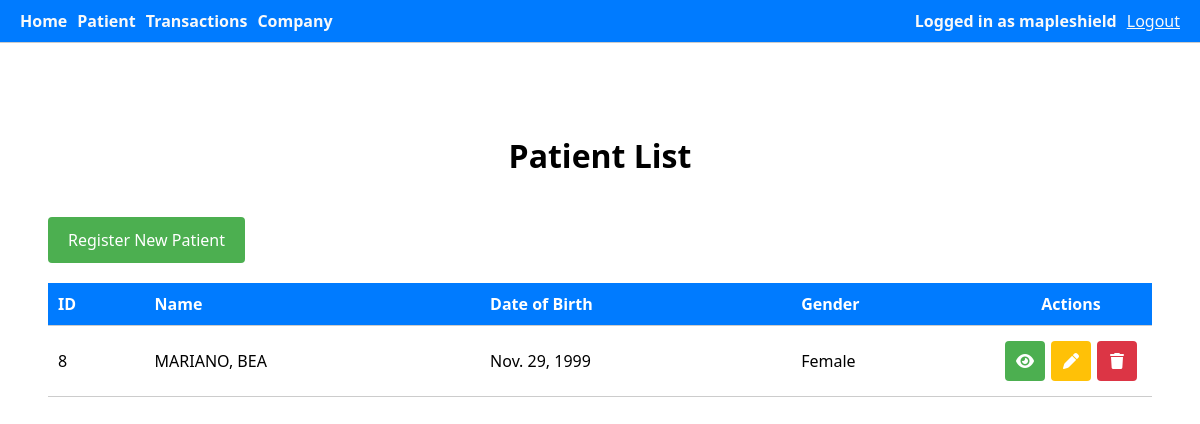
/patients/patient/list/ (signed in), run on an earlier commit of the app's database.
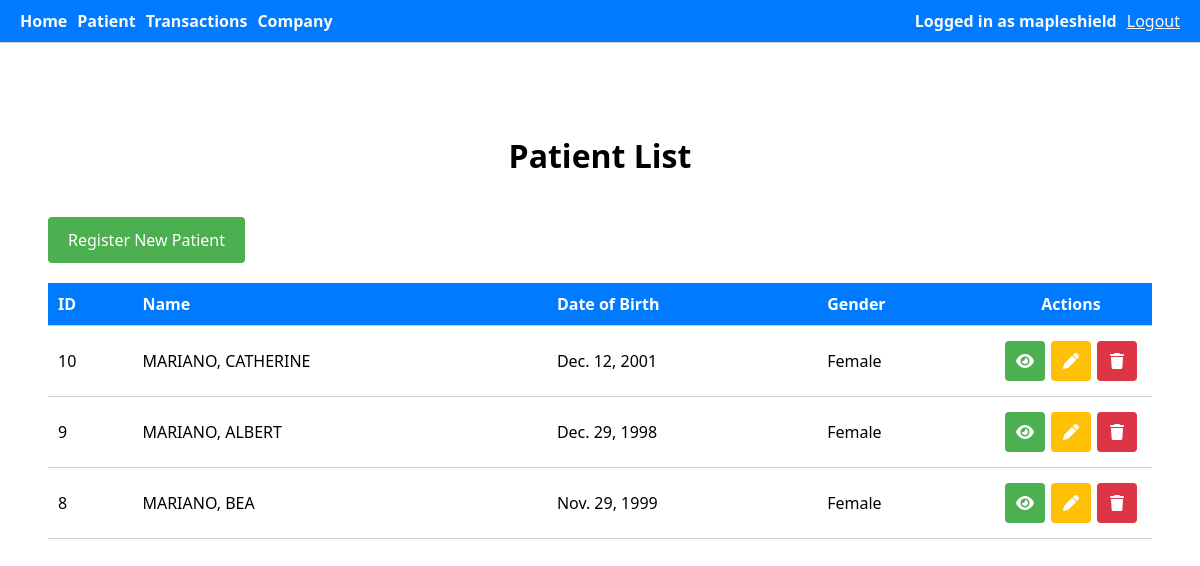
And on a later commit of the database.
### patients/models.py (models this page shows, shortened)
class Patient(models.Model):
    GENDER_CHOICES = [
        ('M', 'Male'),
        ('F', 'Female'),
        ('O', 'Other'),
    ]
    first_name = models.CharField(max_length=100)
    middle_name = models.CharField(max_length=100, default='NO_MIDDLE_NAME')
    last_name = models.CharField(max_length=100)
    gender = models.CharField(max_length=1, choices=GENDER_CHOICES)
    date_of_birth = models.DateField()
    created_at = models.DateTimeField(auto_now_add=True)
    updated_at = models.DateTimeField(auto_now=True)

### patients/views.py (the view)
# urls.py: path('patient/list/', views.PatientListView.as_view(), name='patient_list'),
@method_decorator(login_required, name='dispatch')
class PatientListView(ListView):
    model = Patient
    template_name = 'patients/patient_list.html'
    context_object_name = 'patients'
    ordering = ['-created_at']

### patients/templates/patients/patient_list.html (shortened to what this page needs)
{% extends 'base.html' %}
{% block content %}
<h1>Patient List</h1>
<div class="header" style="display: flex; align-items: center; margin-bottom: 20px;">
    <a href="{% url 'patient_new' %}" class="btn">Register New Patient</a>
</div>
{% if patients %}
<table>
    <thead>
        <tr>
            <th>ID</th>
            <th>Name</th>
            <th>Date of Birth</th>
            <th>Gender</th>
            <th colspan="3" style="text-align: center;">Actions</th>
        </tr>
    </thead>
    <tbody>
        {% for patient in patients %}
        <tr>
            <td>{{ patient.id }}</td>
            <td>{{ patient.last_name }}, {{ patient.first_name }}</td>
            <td>{{ patient.date_of_birth }}</td>
            <td>{{ patient.get_gender_display }}</td>
            <td colspan="3">
              <div class="action-group">
                <a href="{% url 'patient_detail' patient.id %}" class="btn-view btn-action" title="View">
                  <i class="fas fa-eye"></i>
                </a>
                <a href="{% url 'patient_edit' patient.id %}" class="btn-edit btn-action" title="Edit">
                  <i class="fas fa-pen"></i>
                </a>
                <a href="{% url 'patient_delete' patient.id %}" class="btn-danger btn-action" title="Delete">
                  <i class="fas fa-trash"></i>
                </a>
              </div>
            </td>
        </tr>
        {% endfor %}
    </tbody>
</table>
{% else %}
<p>No patients registered yet.</p>
{% endif %}
{% endblock %}

What changed in the data, as far as the page shows it:
added Patient: id "10", last_name "MARIANO", first_name "CATHERINE", date_of_birth "Dec. 12, 2001", gender "Female"
added Patient: id "9", last_name "MARIANO", first_name "ALBERT", date_of_birth "Dec. 29, 1998", gender "Female"
